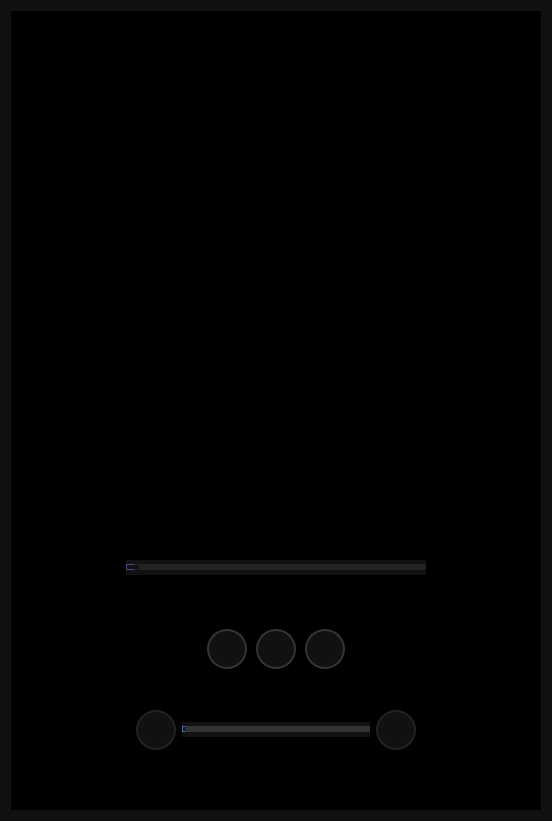
         <widget class="QWidget" name="widgetContainer">
          <property name="styleSheet">
           <string notr="true">QWidget {

	background-color : #111111;

}</string>
          </property>
          <layout class="QGridLayout" name="gridLayout_4">
           <item row="0" column="0">
            <widget class="QFrame" name="framePlayerContent">
             <property name="styleSheet">
              <string notr="true">QFrame {

	background-color : #111111;

}</string>
             </property>
             <property name="frameShape">
              <enum>QFrame::Panel</enum>
             </property>
             <property name="frameShadow">
              <enum>QFrame::Plain</enum>
             </property>
             <property name="lineWidth">
              <number>0</number>
             </property>
             <layout class="QGridLayout" name="gridLayout_5">
              <property name="leftMargin">
               <number>0</number>
              </property>
              <property name="topMargin">
               <number>0</number>
              </property>
              <property name="rightMargin">
               <number>0</number>
              </property>
              <property name="bottomMargin">
               <number>0</number>
              </property>
              <property name="spacing">
               <number>0</number>
              </property>
              <item row="0" column="0">
               <widget class="QFrame" name="framePlayContent">
                <property name="frameShape">
                 <enum>QFrame::NoFrame</enum>
                </property>
                <property name="frameShadow">
                 <enum>QFrame::Plain</enum>
                </property>
                <property name="lineWidth">
                 <number>0</number>
                </property>
                <layout class="QGridLayout" name="gridLayout_9">
                 <property name="leftMargin">
                  <number>0</number>
                 </property>
                 <property name="topMargin">
                  <number>0</number>
                 </property>
                 <property name="rightMargin">
                  <number>0</number>
                 </property>
                 <property name="bottomMargin">
                  <number>0</number>
                 </property>
                 <property name="spacing">
                  <number>0</number>
                 </property>
                 <item row="0" column="0">
                  <widget class="QFrame" name="frameCoverArt">
                   <property name="styleSheet">
                    <string notr="true">QFrame {

	background-color : #000000;

}</string>
                   </property>
                   <property name="frameShape">
                    <enum>QFrame::Panel</enum>
                   </property>
                   <property name="frameShadow">
                    <enum>QFrame::Plain</enum>
                   </property>
                   <property name="lineWidth">
                    <number>0</number>
                   </property>
                   <layout class="QGridLayout" name="gridLayout_11">
                    <property name="leftMargin">
                     <number>0</number>
                    </property>
                    <property name="topMargin">
                     <number>0</number>
                    </property>
                    <property name="rightMargin">
                     <number>0</number>
                    </property>
                    <property name="bottomMargin">
                     <number>0</number>
                    </property>
                    <property name="spacing">
                     <number>0</number>
                    </property>
                    <item row="2" column="3">
                     <spacer name="horizontalSpacer_7">
                      <property name="orientation">
                       <enum>Qt::Horizontal</enum>
                      </property>
                      <property name="sizeType">
                       <enum>QSizePolicy::Fixed</enum>
                      </property>
                      <property name="sizeHint" stdset="0">
                       <size>
                        <width>40</width>
                        <height>20</height>
                       </size>
                      </property>
                     </spacer>
                    </item>
                    <item row="2" column="2" alignment="Qt::AlignHCenter">
                     <widget class="QLabel" name="labelCoverArt">
                      <property name="minimumSize">
                       <size>
                        <width>450</width>
                        <height>450</height>
                       </size>
                      </property>
                      <property name="maximumSize">
                       <size>
                        <width>450</width>
                        <height>450</height>
                       </size>
                      </property>
                      <property name="sizeIncrement">
                       <size>
                        <width>0</width>
                        <height>0</height>
                       </size>
                      </property>
                      <property name="baseSize">
                       <size>
                        <width>100</width>
                        <height>100</height>
                       </size>
                      </property>
                      <property name="autoFillBackground">
                       <bool>false</bool>
                      </property>
                      <property name="lineWidth">
                       <number>0</number>
                      </property>
                      <property name="text">
                       <string/>
                      </property>
                      <property name="pixmap">
                       <pixmap>../../../../../../../../music/FLAC/Baby Keem/[ME]  The Melodic Blue [198352120] [2021]/cover.jpg</pixmap>
                      </property>
                      <property name="scaledContents">
                       <bool>true</bool>
                      </property>
                      <property name="wordWrap">
                       <bool>false</bool>
                      </property>
                     </widget>
                    </item>
                    <item row="2" column="1">
                     <spacer name="horizontalSpacer_6">
                      <property name="orientation">
                       <enum>Qt::Horizontal</enum>
                      </property>
                      <property name="sizeType">
                       <enum>QSizePolicy::Fixed</enum>
                      </property>
                      <property name="sizeHint" stdset="0">
                       <size>
                        <width>40</width>
                        <height>20</height>
                       </size>
                      </property>
                     </spacer>
                    </item>
                    <item row="0" column="2">
                     <spacer name="verticalSpacer_14">
                      <property name="orientation">
                       <enum>Qt::Vertical</enum>
                      </property>
                      <property name="sizeType">
                       <enum>QSizePolicy::Fixed</enum>
                      </property>
                      <property name="sizeHint" stdset="0">
                       <size>
                        <width>20</width>
                        <height>5</height>
                       </size>
                      </property>
                     </spacer>
                    </item>
                    <item row="1" column="2">
                     <spacer name="verticalSpacer_5">
                      <property name="orientation">
                       <enum>Qt::Vertical</enum>
                      </property>
                      <property name="sizeType">
                       <enum>QSizePolicy::Fixed</enum>
                      </property>
                      <property name="sizeHint" stdset="0">
                       <size>
                        <width>20</width>
                        <height>10</height>
                       </size>
                      </property>
                     </spacer>
                    </item>
                   </layout>
                  </widget>
                 </item>
                 <item row="1" column="0">
                  <widget class="QFrame" name="frameSong">
                   <property name="styleSheet">
                    <string notr="true">QFrame {

	background-color : #000000;

}</string>
                   </property>
                   <property name="frameShape">
                    <enum>QFrame::NoFrame</enum>
                   </property>
                   <property name="frameShadow">
                    <enum>QFrame::Plain</enum>
                   </property>
                   <property name="lineWidth">
                    <number>0</number>
                   </property>
                   <layout class="QGridLayout" name="gridLayout_10">
                    <property name="leftMargin">
                     <number>0</number>
                    </property>
                    <property name="topMargin">
                     <number>0</number>
                    </property>
                    <property name="rightMargin">
                     <number>0</number>
                    </property>
                    <property name="bottomMargin">
                     <number>0</number>
                    </property>
                    <property name="spacing">
                     <number>0</number>
                    </property>
                    <item row="3" column="0" alignment="Qt::AlignHCenter">
                     <widget class="QLabel" name="labelArtistSong">
                      <property name="styleSheet">
                       <string notr="true">QLabel {
	font : 80 13pt &quot;Microsoft JhengHei UI&quot; bold;
	color : #FFFFFF;
	border-radius : 0px;
	text-align : left;
	padding-left: 5px;
}

QLabel::hover {
	color : #4F6FA0;
}
</string>
                      </property>
                      <property name="text">
                       <string/>
                      </property>
                     </widget>
                    </item>
                    <item row="1" column="0" alignment="Qt::AlignHCenter">
                     <widget class="QLabel" name="labelTitleSong">
                      <property name="styleSheet">
                       <string notr="true">QLabel {
	font : 77 18pt &quot;Microsoft JhengHei UI&quot;;
	color : #FFFFFF;
	border-radius : 0px;
	text-align : left;
	padding-left: 5px;
}

QLabel::hover {
	color : #4F6FA0;
}
</string>
                      </property>
                      <property name="frameShape">
                       <enum>QFrame::Panel</enum>
                      </property>
                      <property name="frameShadow">
                       <enum>QFrame::Plain</enum>
                      </property>
                      <property name="lineWidth">
                       <number>0</number>
                      </property>
                      <property name="text">
                       <string/>
                      </property>
                     </widget>
                    </item>
                    <item row="4" column="0">
                     <spacer name="verticalSpacer_2">
                      <property name="orientation">
                       <enum>Qt::Vertical</enum>
                      </property>
                      <property name="sizeType">
                       <enum>QSizePolicy::Fixed</enum>
                      </property>
                      <property name="sizeHint" stdset="0">
                       <size>
                        <width>20</width>
                        <height>20</height>
                       </size>
                      </property>
                     </spacer>
                    </item>
                    <item row="0" column="0">
                     <spacer name="verticalSpacer">
                      <property name="orientation">
                       <enum>Qt::Vertical</enum>
                      </property>
                      <property name="sizeType">
                       <enum>QSizePolicy::Fixed</enum>
                      </property>
                      <property name="sizeHint" stdset="0">
                       <size>
                        <width>20</width>
                        <height>10</height>
                       </size>
                      </property>
                     </spacer>
                    </item>
                    <item row="2" column="0" alignment="Qt::AlignHCenter">
                     <widget class="QLabel" name="labelAlbumSong">
                      <property name="styleSheet">
                       <string notr="true">QLabel {
	font : 80 16pt &quot;Microsoft JhengHei UI&quot; bold;
	color : #FFFFFF;
	border-radius : 0px;
	text-align : left;
	padding-left: 5px;
}

QLabel::hover {
	color : #4F6FA0;
}
</string>
                      </property>
                      <property name="text">
                       <string/>
                      </property>
                     </widget>
                    </item>
                    <item row="5" column="0">
                     <widget class="QFrame" name="frameSongTime">
                      <property name="frameShape">
                       <enum>QFrame::StyledPanel</enum>
                      </property>
                      <property name="frameShadow">
                       <enum>QFrame::Raised</enum>
                      </property>
                      <layout class="QGridLayout" name="gridLayout_14">
                       <item row="0" column="2">
                        <widget class="QSlider" name="horizontalSliderTime">
                         <property name="minimumSize">
                          <size>
                           <width>300</width>
                           <height>0</height>
                          </size>
                         </property>
                         <property name="styleSheet">
                          <string notr="true">QSlider::groove:horizontal {
	border: 1px solid #333333;
	height: 4px;

	border-radius: 2px;
}

QSlider::handle:horizontal {
	width : 12px;
	height : 12px;
	background-color : #111111;
}

QSlider::add-page:qlineargradient {
	background: #222222;
	border-top-right-radius: 9px;
	border-bottom-right-radius: 9px;
	border-top-left-radius: 0px;
	border-bottom-left-radius: 0px;
}

QSlider::sub-page:qlineargradient {
	background: #5F3E77;
	border-top-right-radius: 0px;
	border-bottom-right-radius: 0px;
	border-top-left-radius: 9px;
	border-bottom-left-radius: 9px;
}</string>
                         </property>
                         <property name="orientation">
                          <enum>Qt::Horizontal</enum>
                         </property>
                        </widget>
                       </item>
                       <item row="4" column="2">
                        <widget class="QFrame" name="frameVolume">
                         <property name="frameShape">
                          <enum>QFrame::StyledPanel</enum>
                         </property>
                         <property name="frameShadow">
                          <enum>QFrame::Raised</enum>
                         </property>
                         <layout class="QGridLayout" name="gridLayout_12">
                          <item row="0" column="0">
                           <widget class="QPushButton" name="pushButtonVolume">
                            <property name="minimumSize">
                             <size>
                              <width>40</width>
                              <height>40</height>
                             </size>
                            </property>
                            <property name="maximumSize">
                             <size>
                              <width>40</width>
                              <height>40</height>
                             </size>
                            </property>
                            <property name="styleSheet">
                             <string notr="true">QPushButton {
    color: #222222;
    border: 2px solid #222222;
    border-radius: 20px;
    /*border-style: outset;*/
    padding: 5px;
}

QPushButton:hover {
    background: #222222;
}
</string>
                            </property>
                            <property name="text">
                             <string/>
                            </property>
                            <property name="icon">
                             <iconset>
                              <normaloff>../img/icons/24x24/cil-volume-high.png</normaloff>../img/icons/24x24/cil-volume-high.png</iconset>
                            </property>
                            <property name="iconSize">
                             <size>
                              <width>24</width>
                              <height>24</height>
                             </size>
                            </property>
                           </widget>
                          </item>
                          <item row="0" column="1">
                           <widget class="QSlider" name="horizontalSliderVolume">
                            <property name="styleSheet">
                             <string notr="true">QSlider::groove:horizontal {
	border: 1px solid #333333;
	height: 4px;

	border-radius: 2px;
}

QSlider::handle:horizontal {
	width : 2px;
	height : 8px;
	background-color : #111111;
}

QSlider::add-page:qlineargradient {
	background: #333333;
	border-top-right-radius: 9px;
	border-bottom-right-radius: 9px;
	border-top-left-radius: 0px;
	border-bottom-left-radius: 0px;
}

QSlider::sub-page:qlineargradient {
	background: #4F6FA0;
	border-top-right-radius: 0px;
	border-bottom-right-radius: 0px;
	border-top-left-radius: 9px;
	border-bottom-left-radius: 9px;
}</string>
                            </property>
                            <property name="orientation">
                             <enum>Qt::Horizontal</enum>
                            </property>
                           </widget>
                          </item>
                          <item row="0" column="2">
                           <widget class="QPushButton" name="pushButtonAddFavorite">
                            <property name="minimumSize">
                             <size>
                              <width>40</width>
                              <height>40</height>
                             </size>
                            </property>
                            <property name="maximumSize">
                             <size>
                              <width>40</width>
                              <height>40</height>
                             </size>
                            </property>
                            <property name="styleSheet">
                             <string notr="true">QPushButton {
    color: #222222;
    border: 2px solid #222222;
    border-radius: 20px;
    /*border-style: outset;*/
    padding: 5px;
}

QPushButton:hover {
    background: #222222;
}

QPushButton:pressed {
    border-style: inset;
    background: #AD3F3F;
}</string>
                            </property>
                            <property name="text">
                             <string/>
                            </property>
                            <property name="icon">
                             <iconset>
                              <normaloff>../img/icons/24x24/cil-heart.png</normaloff>../img/icons/24x24/cil-heart.png</iconset>
                            </property>
                            <property name="iconSize">
                             <size>
                              <width>24</width>
                              <height>24</height>
                             </size>
                            </property>
                           </widget>
                          </item>
                         </layout>
                        </widget>
                       </item>
                       <item row="0" column="4">
                        <spacer name="horizontalSpacer_5">
                         <property name="orientation">
                          <enum>Qt::Horizontal</enum>
                         </property>
                         <property name="sizeHint" stdset="0">
                          <size>
                           <width>40</width>
                           <height>20</height>
                          </size>
                         </property>
                        </spacer>
                       </item>
                       <item row="1" column="2">
                        <spacer name="verticalSpacer_3">
                         <property name="orientation">
                          <enum>Qt::Vertical</enum>
                         </property>
                         <property name="sizeHint" stdset="0">
                          <size>
                           <width>20</width>
                           <height>40</height>
                          </size>
                         </property>
                        </spacer>
                       </item>
                       <item row="2" column="2">
                        <widget class="QFrame" name="framePlayerFunction">
                         <property name="minimumSize">
                          <size>
                           <width>0</width>
                           <height>50</height>
                          </size>
                         </property>
                         <property name="maximumSize">
                          <size>
                           <width>16777215</width>
                           <height>50</height>
                          </size>
                         </property>
                         <property name="frameShape">
                          <enum>QFrame::StyledPanel</enum>
                         </property>
                         <property name="frameShadow">
                          <enum>QFrame::Raised</enum>
                         </property>
                         <layout class="QGridLayout" name="gridLayout_6">
                          <property name="leftMargin">
                           <number>0</number>
                          </property>
                          <property name="topMargin">
                           <number>0</number>
                          </property>
                          <property name="rightMargin">
                           <number>0</number>
                          </property>
                          <property name="bottomMargin">
                           <number>0</number>
                          </property>
                          <property name="horizontalSpacing">
                           <number>9</number>
                          </property>
                          <property name="verticalSpacing">
                           <number>0</number>
                          </property>
                          <item row="0" column="5">
                           <spacer name="horizontalSpacer_3">
                            <property name="orientation">
                             <enum>Qt::Horizontal</enum>
                            </property>
                            <property name="sizeHint" stdset="0">
                             <size>
                              <width>40</width>
                              <height>20</height>
                             </size>
                            </property>
                           </spacer>
                          </item>
                          <item row="0" column="4">
                           <widget class="QPushButton" name="pushButtonNext">
                            <property name="minimumSize">
                             <size>
                              <width>40</width>
                              <height>40</height>
                             </size>
                            </property>
                            <property name="maximumSize">
                             <size>
                              <width>40</width>
                              <height>40</height>
                             </size>
                            </property>
                            <property name="styleSheet">
                             <string notr="true">QPushButton {
    color: #333333;
    border: 2px solid #333333;
    border-radius: 20px;
    /*border-style: outset;*/
    padding: 5px;
}

QPushButton:hover {
    background: #444444;
}

QPushButton:pressed {
    border-style: inset;
    background: qradialgradient(
        cx: 0.4, cy: -0.1, fx: 0.4, fy: -0.1,
        radius: 1.35, stop: 0 #fff, stop: 1 #ddd);
}</string>
                            </property>
                            <property name="text">
                             <string/>
                            </property>
                            <property name="icon">
                             <iconset>
                              <normaloff>img/icons/24x24/cil-media-step-forward.png</normaloff>img/icons/24x24/cil-media-step-forward.png</iconset>
                            </property>
                            <property name="iconSize">
                             <size>
                              <width>24</width>
                              <height>24</height>
                             </size>
                            </property>
                            <property name="flat">
                             <bool>true</bool>
                            </property>
                           </widget>
                          </item>
                          <item row="0" column="1">
                           <spacer name="horizontalSpacer">
                            <property name="orientation">
                             <enum>Qt::Horizontal</enum>
                            </property>
                            <property name="sizeHint" stdset="0">
                             <size>
                              <width>40</width>
                              <height>20</height>
                             </size>
                            </property>
                           </spacer>
                          </item>
                          <item row="0" column="2">
                           <widget class="QPushButton" name="pushButtonPrevious">
                            <property name="minimumSize">
                             <size>
                              <width>40</width>
                              <height>40</height>
                             </size>
                            </property>
                            <property name="maximumSize">
                             <size>
                              <width>40</width>
                              <height>40</height>
                             </size>
                            </property>
                            <property name="styleSheet">
                             <string notr="true">QPushButton {
    color: #333333;
    border: 2px solid #333333;
    border-radius: 20px;
    /*border-style: outset;*/
    padding: 5px;
}

QPushButton:hover {
    background: #444444;
}

QPushButton:pressed {
    border-style: inset;
    background: qradialgradient(
        cx: 0.4, cy: -0.1, fx: 0.4, fy: -0.1,
        radius: 1.35, stop: 0 #fff, stop: 1 #ddd);
}</string>
                            </property>
                            <property name="text">
                             <string/>
                            </property>
                            <property name="icon">
                             <iconset>
                              <normaloff>img/icons/24x24/cil-media-step-backward.png</normaloff>img/icons/24x24/cil-media-step-backward.png</iconset>
                            </property>
                            <property name="iconSize">
                             <size>
                              <width>24</width>
                              <height>24</height>
                             </size>
                            </property>
                            <property name="flat">
                             <bool>true</bool>
                            </property>
                           </widget>
                          </item>
                          <item row="0" column="3">
                           <widget class="QPushButton" name="pushButtonPlay">
                            <property name="minimumSize">
                             <size>
                              <width>40</width>
                              <height>40</height>
                             </size>
                            </property>
                            <property name="maximumSize">
                             <size>
                              <width>40</width>
                              <height>40</height>
                             </size>
                            </property>
                            <property name="styleSheet">
                             <string notr="true">QPushButton {
    color: #333333;
    border: 2px solid #333333;
    border-radius: 20px;
    /*border-style: outset;*/
    padding: 5px;
}

QPushButton:hover {
    background: #444444;
}

QPushButton:pressed {
    border-style: inset;
    background: qradialgradient(
        cx: 0.4, cy: -0.1, fx: 0.4, fy: -0.1,
        radius: 1.35, stop: 0 #fff, stop: 1 #ddd);
}</string>
                            </property>
                            <property name="text">
                             <string/>
                            </property>
                            <property name="icon">
                             <iconset>
                              <normaloff>img/icons/24x24/cil-media-play.png</normaloff>img/icons/24x24/cil-media-play.png</iconset>
                            </property>
                            <property name="iconSize">
                             <size>
                              <width>24</width>
                              <height>24</height>
                             </size>
                            </property>
                            <property name="flat">
                             <bool>true</bool>
                            </property>
                           </widget>
                          </item>
                         </layout>
                        </widget>
                       </item>
                       <item row="5" column="2" alignment="Qt::AlignHCenter">
                        <widget class="QLabel" name="labelBitrate">
                         <property name="styleSheet">
                          <string notr="true">QLabel {
	font : 22 11pt &quot;Microsoft JhengHei UI&quot; bold;
	color : #FFFFFF;
	border-radius : 0px;
	text-align : left;
	padding-left: 5px;
}</string>
                         </property>
                         <property name="text">
                          <string/>
                         </property>
                        </widget>
                       </item>
                       <item row="3" column="2">
                        <spacer name="verticalSpacer_4">
                         <property name="orientation">
                          <enum>Qt::Vertical</enum>
                         </property>
                         <property name="sizeType">
                          <enum>QSizePolicy::Fixed</enum>
                         </property>
                         <property name="sizeHint" stdset="0">
                          <size>
                           <width>20</width>
                           <height>20</height>
                          </size>
                         </property>
                        </spacer>
                       </item>
                       <item row="0" column="3">
                        <widget class="QLabel" name="labelDuration">
                         <property name="styleSheet">
                          <string notr="true">QLabel {
	font : 80 8pt &quot;Microsoft JhengHei UI&quot; bold;
	color : #FFFFFF;
	border-radius : 0px;
	text-align : left;
	padding-left: 5px;
}</string>
                         </property>
                         <property name="text">
                          <string/>
                         </property>
                        </widget>
                       </item>
                       <item row="0" column="1">
                        <widget class="QLabel" name="labelTime">
                         <property name="styleSheet">
                          <string notr="true">QLabel {
	font : 80 8pt &quot;Microsoft JhengHei UI&quot; bold;
	color : #FFFFFF;
	border-radius : 0px;
	text-align : left;
	padding-left: 5px;
}</string>
                         </property>
                         <property name="text">
                          <string/>
                         </property>
                        </widget>
                       </item>
                       <item row="6" column="2" alignment="Qt::AlignHCenter">
                        <widget class="QLabel" name="labelCodec">
                         <property name="styleSheet">
                          <string notr="true">QLabel {
	font : 22 9pt &quot;Microsoft JhengHei UI&quot; bold;
	color : #FFFFFF;
	border-radius : 0px;
	text-align : left;
	padding-left: 5px;
}</string>
                         </property>
                         <property name="text">
                          <string/>
                         </property>
                        </widget>
                       </item>
                       <item row="0" column="0">
                        <spacer name="horizontalSpacer_4">
                         <property name="orientation">
                          <enum>Qt::Horizontal</enum>
                         </property>
                         <property name="sizeHint" stdset="0">
                          <size>
                           <width>40</width>
                           <height>20</height>
                          </size>
                         </property>
                        </spacer>
                       </item>
                      </layout>
                      <zorder>labelTime</zorder>
                      <zorder>framePlayerFunction</zorder>
                      <zorder>frameVolume</zorder>
                      <zorder>labelCodec</zorder>
                      <zorder>labelBitrate</zorder>
                      <zorder>horizontalSpacer_4</zorder>
                      <zorder>horizontalSpacer_5</zorder>
                      <zorder>horizontalSliderTime</zorder>
                      <zorder>labelDuration</zorder>
                     </widget>
                    </item>
                   </layout>
                  </widget>
                 </item>
                </layout>
               </widget>
              </item>
             </layout>
            </widget>
           </item>
          </layout>
         </widget>
